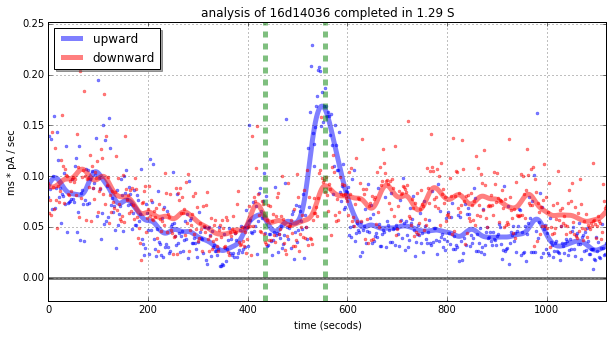

Here is the Python script that generated this plot:
import os
import sys
sys.path.append("../../../../")
import swhlab
import matplotlib.pyplot as plt
import matplotlib.mlab as mlab
import numpy as np
import time


class ABF2(swhlab.ABF):
    def phasicTonic(self,m1=None,m2=None,chunkMs=50,quietPercentile=10,
                    histResolution=.5,plotToo=False):
        """ 
        let's keep the chunkMs as high as we reasonably can. 50ms is good.
        Things get flakey at lower numbers like 10ms.
        
        IMPORTANT! for this to work, prevent 0s from averaging in, so keep
        bin sizes well above the data resolution.
        """
        # prepare sectioning values to be used later
        m1=0 if m1 is None else m1*self.pointsPerSec
        m2=len(abf.sweepY) if m2 is None else m2*self.pointsPerSec
        m1,m2=int(m1),int(m2)
        
        # prepare histogram values to be used later
        padding=200 # pA or mV of maximum expected deviation
        chunkPoints=int(chunkMs*self.pointsPerMs)
        histBins=int((padding*2)/histResolution)
        
        # center the data at 0 using peak histogram, not the mean
        Y=self.sweepY[m1:m2]
        hist,bins=np.histogram(Y,bins=2*padding)
        Yoffset=bins[np.where(hist==max(hist))[0][0]]
        Y=Y-Yoffset # we don't have to, but PDF math is easier
        
        # calculate all histogram
        nChunks=int(len(Y)/chunkPoints)
        hist,bins=np.histogram(Y,bins=histBins,range=(-padding,padding))
        hist=hist/len(Y) # count as a fraction of total
        Xs=bins[1:]

        # get baseline data from chunks with smallest variance
        chunks=np.reshape(Y[:nChunks*chunkPoints],(nChunks,chunkPoints))
        variances=np.var(chunks,axis=1)
        percentiles=np.empty(len(variances))
        for i,variance in enumerate(variances):
            percentiles[i]=sorted(variances).index(variance)/len(variances)*100
        blData=chunks[np.where(percentiles<=quietPercentile)[0]].flatten()
        
        # generate the standard curve and pull it to the histogram height
        sigma=np.sqrt(np.var(blData))
        center=np.average(blData)+histResolution/2
        blCurve=mlab.normpdf(Xs,center,sigma)
        blCurve=blCurve*max(hist)/max(blCurve)
                
        # determine the phasic current by subtracting-out the baseline
        #diff=hist-blCurve
        diff=hist
        
        IGNORE_DISTANCE=5 # KEEP THIS FIXED, NOT A FUNCTION OF VARIANCE
        ignrCenter=len(Xs)/2
        ignrPad=IGNORE_DISTANCE/histResolution
        ignr1,ignt2=int(ignrCenter-ignrPad),int(ignrCenter+ignrPad)
        diff[ignr1:ignt2]=0
               
        # optionally graph all this
        if plotToo:
            plt.figure(figsize=(15,5))
            plt.plot(Y)
            plt.figure(figsize=(7,7))
            ax1=plt.subplot(211)
            plt.title(abf.ID+" phasic analysis")
            plt.ylabel("fraction")
            plt.plot(Xs,hist,'-',alpha=.8,color='b',lw=3)
            plt.plot(Xs,blCurve,lw=3,alpha=.5,color='r')
            plt.margins(0,.1)
            plt.subplot(212,sharex=ax1)
            plt.title("baseline subtracted")
            plt.ylabel("fraction")
            plt.xlabel("data points (%s)"%abf.units)
            plt.plot(Xs,diff,'-',alpha=.8,color='b',lw=3)
            plt.axhline(0,lw=3,alpha=.5,color='r')
            plt.axvline(0,lw=3,alpha=.5,color='k')
            plt.margins(0,.1)
            plt.axis([-50,50,None,None])
            plt.tight_layout()
            plt.show()
            
            print(np.sum(np.split(diff,2),1))
            
        return diff/len(Y)*abf.pointsPerSec # charge/sec

if __name__=="__main__":
    #abfPath=r"X:\Data\2P01\2016\2016-09-01 PIR TGOT"
    abfPath=r"C:\Users\scott\Documents\important\demodata"   
    abf=ABF2(os.path.join(abfPath,"16d14036.abf"))   
    
    t=time.perf_counter()
    Xs=np.arange(abf.sweeps)*abf.sweepLength
    pos,neg=np.zeros(len(Xs)),np.zeros(len(Xs))
    for sweep in abf.setsweeps():
        phasic=abf.phasicTonic(.75)
        neg[sweep],pos[sweep]=np.sum(np.split(phasic,2),1)
    t=time.perf_counter()-t
        
    plt.figure(figsize=(10,5))
    plt.grid()
    plt.title("analysis of %s completed in %.02f S"%(abf.ID,t))
    plt.plot(Xs,pos,'.',color='b',alpha=.5)
    plt.plot(Xs,swhlab.common.lowpass(pos),'-',color='b',alpha=.5,lw=5,label="upward")
    plt.plot(Xs,neg,'.',color='r',alpha=.5)
    plt.plot(Xs,swhlab.common.lowpass(neg),'-',color='r',alpha=.5,lw=5,label="downward")
    for sweep in abf.comment_times:
        plt.axvline(sweep,lw=5,alpha=.5,color='g',ls='--')
    plt.axhline(0,color='k',lw=3,alpha=.5)
    plt.xlabel("time (secods)")
    plt.ylabel("ms * pA / sec")
    plt.legend(loc='upper left',shadow=True)
    plt.margins(0,.1)
    plt.show()
        
    
    print("DONE")
